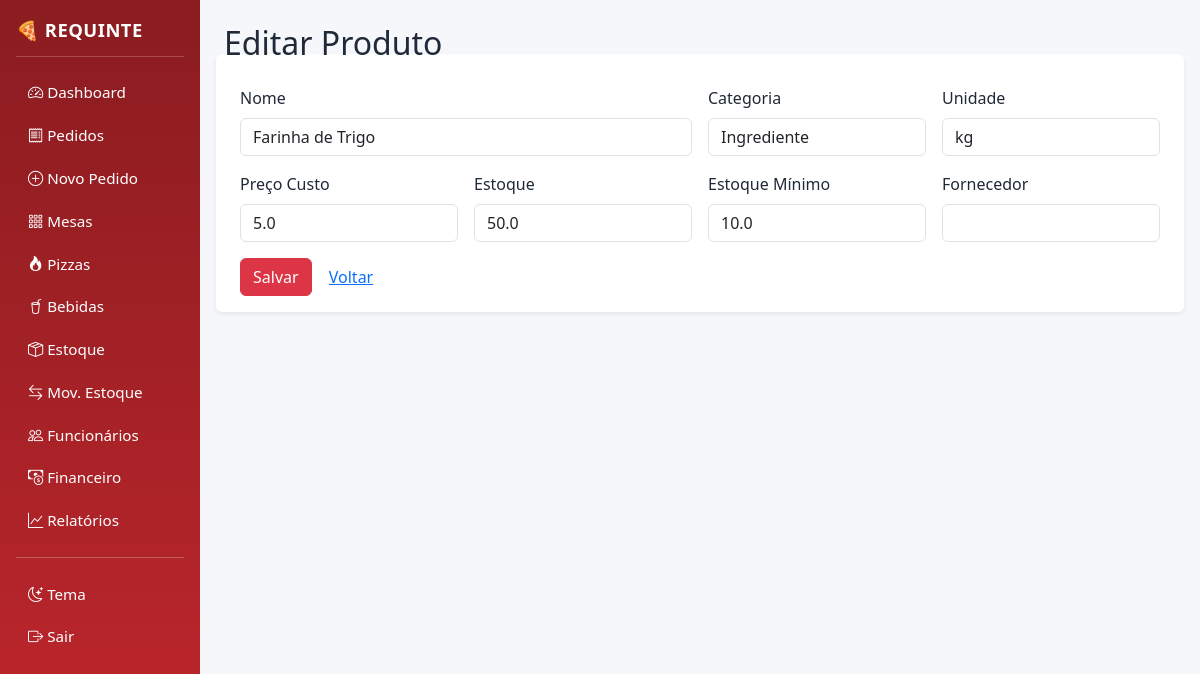
Screenshot of /estoque/1/editar (signed in) with the database file from the repository.
### models.py (models this page shows)
class Produto(db.Model):
    __tablename__ = "produtos"
    id = db.Column(db.Integer, primary_key=True)
    nome = db.Column(db.String(120), nullable=False)
    categoria = db.Column(db.String(60))
    unidade_medida = db.Column(db.String(20), default="un")
    preco_custo = db.Column(db.Float, default=0.0)
    estoque_atual = db.Column(db.Float, default=0.0)
    estoque_minimo = db.Column(db.Float, default=0.0)
    fornecedor = db.Column(db.String(120))

### routes/estoque.py (the view)
@bp.route("/<int:pid>/editar", methods=["GET", "POST"])
@login_required
def editar(pid):
    p = Produto.query.get_or_404(pid)
    form = ProdutoForm(obj=p)
    if form.validate_on_submit():
        form.populate_obj(p)
        db.session.commit()
        registrar(f"Editou produto {p.id}")
        flash("Atualizado.", "success")
        return redirect(url_for("estoque.listar"))
    return render_template("produtos.html", form=form, titulo="Editar Produto")

### routes/estoque.py
class ProdutoForm(FlaskForm):
    nome = StringField("Nome", validators=[DataRequired(), Length(max=120)])
    categoria = StringField("Categoria", validators=[Length(max=60)])
    unidade_medida = StringField("Unidade", validators=[Length(max=20)])
    preco_custo = FloatField("Preço Custo", validators=[NumberRange(min=0)], default=0)
    estoque_atual = FloatField("Estoque", validators=[NumberRange(min=0)], default=0)
    estoque_minimo = FloatField("Estoque Mínimo", validators=[NumberRange(min=0)], default=0)
    fornecedor = StringField("Fornecedor", validators=[Length(max=120)])

### models.py (called while the page is built)
    @property
    def is_active(self):
        return self.ativo

### templates/produtos.html
{% extends "base.html" %}{% block content %}
<h2>{{ titulo }}</h2>
<form method="post" class="row g-3 bg-white p-3 rounded shadow-sm">{{ form.hidden_tag() }}
  <div class="col-md-6"><label class="form-label">Nome</label>{{ form.nome(class="form-control") }}</div>
  <div class="col-md-3"><label class="form-label">Categoria</label>{{ form.categoria(class="form-control") }}</div>
  <div class="col-md-3"><label class="form-label">Unidade</label>{{ form.unidade_medida(class="form-control") }}</div>
  <div class="col-md-3"><label class="form-label">Preço Custo</label>{{ form.preco_custo(class="form-control") }}</div>
  <div class="col-md-3"><label class="form-label">Estoque</label>{{ form.estoque_atual(class="form-control") }}</div>
  <div class="col-md-3"><label class="form-label">Estoque Mínimo</label>{{ form.estoque_minimo(class="form-control") }}</div>
  <div class="col-md-3"><label class="form-label">Fornecedor</label>{{ form.fornecedor(class="form-control") }}</div>
  <div class="col-12"><button class="btn btn-danger">Salvar</button>
  <a class="btn btn-link" href="{{ url_for('estoque.listar') }}">Voltar</a></div>
</form>
{% endblock %}

### static/css/app.css (style rules this page uses)
:root { --bg:#f6f7fb;--card:#fff;--brand:#c1272d;--brand-dark:#8a1c20;--text:#1f2937;--muted:#6b7280; }
body { background:var(--bg);color:var(--text); }

### rows the page displays
Produto: nome "Farinha de Trigo", categoria "Ingrediente", unidade_medida "kg", preco_custo "5.0", estoque_atual "50.0", estoque_minimo "10.0"

### other values shown
{{ titulo }} "Editar Produto"
